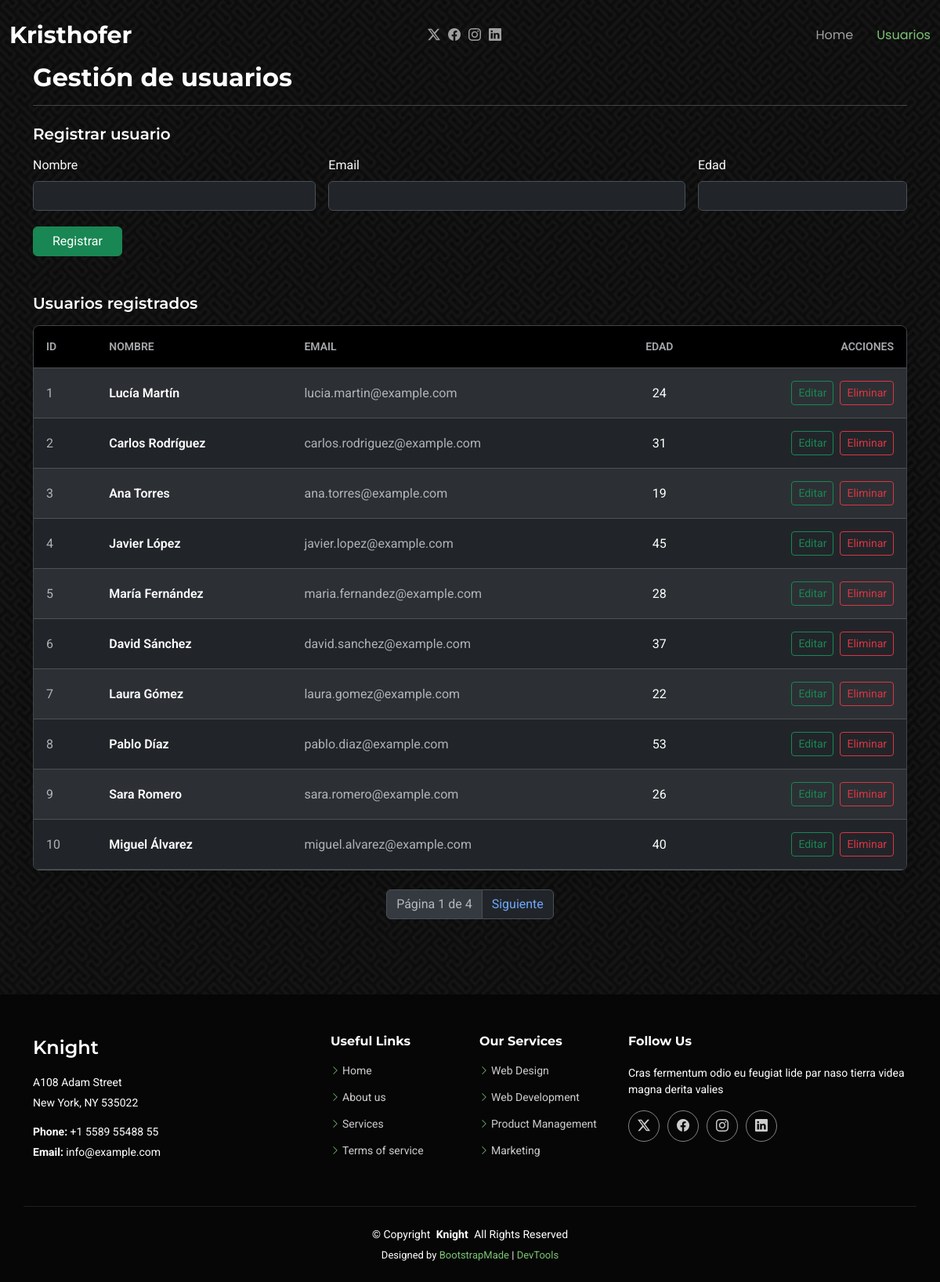
The page /index.php?seccion=usuarios on the database its author committed.
### tables this page shows
CREATE TABLE usuarios(

    id      INT UNSIGNED      NOT NULL AUTO_INCREMENT,
    nombre  VARCHAR(50)       NOT NULL,
    email   VARCHAR(100)      NOT NULL,
    edad    SMALLINT UNSIGNED NULL,

     

    usuario_alta  varchar(255),
    fecha_alta    DATETIME,
    ip_alta       CHAR(15),
    usuario_modi  varchar(255),
    fecha_modi    DATETIME,
    ip_modi       CHAR(15),

    PRIMARY KEY (id),
    UNIQUE KEY uk_usuarios_email (email)
);

### includes/general.php (called while the page is built, shortened)
<?php
spl_autoload_register(function ($class_name) {
    $subdirectorio = '';
    if ($class_name == 'BBDD' or $class_name == 'Query')
        $subdirectorio = 'bbdd/';
});

### includes/usuarios.php (called while the page is built, shortened)
<?php
$usuarios = [];
$editando = null;
$pagina = max(0, (int) ($_GET['pagina'] ?? 0));
try {
    $query = new Query("SELECT COUNT(*) AS total FROM usuarios");
    $totalUsuarios = (int) $query->recover()['total'];
    $totalPaginas = max(1, (int) ceil($totalUsuarios / TOTAL_PAGINAS_LISTADO));
    $pagina = min($pagina, $totalPaginas - 1);
    $offset = $pagina * TOTAL_PAGINAS_LISTADO;
    $query = new Query("SELECT * FROM usuarios ORDER BY id LIMIT " . TOTAL_PAGINAS_LISTADO . " OFFSET " . $offset);
    while ($fila = $query->recover()) {
        $usuarios[] = $fila;
    }
} catch (mysqli_sql_exception $e) {
    error_log($e->getMessage());
    $mensaje = "Error: no se pudo recuperar la lista de usuarios. Por favor, inténtelo de nuevo.";
    $usuarios = [];
} catch (Exception $e) {
    $mensaje = "Error: " . $e->getMessage();
    $usuarios = [];
}
$url = "?seccion=usuarios&pagina={$pagina}";

### includes/bbdd/class.bbdd.php (called while the page is built, shortened)
<?php
    class BBDD {
        private static ?BBDD $instance = null;
        private mysqli $conexion;
        private function __construct() {
            try {
                $this->conexion = new mysqli(DB_HOST, DB_USER, DB_PASS, DB_NAME);
                $this->conexion->set_charset("utf8mb4");
            } catch (mysqli_sql_exception $e) {
                error_log("Error de conexión BBDD: " . $e->getMessage());
                throw new Exception("No se pudo conectar a la base de datos.", 0, $e);
            }
        }
        public static function getInstance(): self {
            if (self::$instance === null) {
                self::$instance = new self();
            }
            return self::$instance;
        }
        public function getConexion(): mysqli {
            return $this->conexion;
        }
    }

### includes/bbdd/class.query.php (called while the page is built, shortened)
<?php
    class Query {
        private mysqli_result|bool|null $result = null;
        public function __construct(string $sql, array $params = []) {
            $this->conexion = BBDD::getInstance()->getConexion();
            if (empty($params)) {
                $this->result = $this->conexion->query($sql);
            } else {
                $stmt = $this->conexion->prepare($sql);
                $stmt->execute($params);
                $this->result = $stmt->get_result();
                $afectadas    = $stmt->affected_rows;
                $stmt->close();
            }
        }
        public function recover(): ?array {
            $registro = $this->result->fetch_assoc();
            if ($registro === null) {
                $this->result = null;
            }
            return $registro;
        }
    }

### vistas/usuarios.php (the view, shortened to what this page needs)
<div class="w-100" data-bs-theme="dark">
    <h2 class="text-white fw-bold fs-2 mb-4 pb-3 border-bottom border-secondary-subtle">Gestión de usuarios</h2>
    <h4 class="text-white fs-5 fw-semibold mb-3"><?= $editando ? 'Editar usuario' : 'Registrar usuario' ?></h4>
    <form action="<?= $url ?>" method="post" class="row g-3 mb-5">
        <div class="col-md-4">
            <label for="nombre" class="form-label text-light">Nombre</label>
            <input type="text" id="nombre" name="nombre" maxlength="50" required class="form-control"
                   value="<?= htmlspecialchars($editando['nombre'] ?? '') ?>">
        </div>
        <div class="col-md-5">
            <label for="email" class="form-label text-light">Email</label>
            <input type="email" id="email" name="email" maxlength="100" required class="form-control"
                   value="<?= htmlspecialchars($editando['email'] ?? '') ?>">
        </div>
        <div class="col-md-3">
            <label for="edad" class="form-label text-light">Edad</label>
            <input type="number" id="edad" name="edad" min="0" max="999" required class="form-control"
                   value="<?= htmlspecialchars($editando['edad'] ?? '') ?>">
        </div>
        <div class="col-12 d-flex gap-2 pt-1">
            <button type="submit" class="btn btn-success px-4"><?= $editando ? 'Guardar cambios' : 'Registrar' ?></button>
        </div>
    </form>
    <h4 class="text-white fs-5 fw-semibold mb-3">Usuarios registrados</h4>
    <?php if (empty($usuarios)): ?>
        <p class="text-body-secondary fst-italic mb-0">No hay usuarios registrados.</p>
    <?php else: ?>
        <div class="table-responsive rounded-3 border border-secondary-subtle shadow">
            <table class="table table-dark table-striped table-hover align-middle mb-0">
                <thead>
                    <tr>
                        <th class="bg-black text-body-secondary text-uppercase small fw-semibold py-3 px-3">ID</th>
                        <th class="bg-black text-body-secondary text-uppercase small fw-semibold py-3 px-3">Nombre</th>
                        <th class="bg-black text-body-secondary text-uppercase small fw-semibold py-3 px-3">Email</th>
                        <th class="bg-black text-body-secondary text-uppercase small fw-semibold py-3 px-3 text-center">Edad</th>
                        <th class="bg-black text-body-secondary text-uppercase small fw-semibold py-3 px-3 text-end">Acciones</th>
                    </tr>
                </thead>
                <tbody>
                <?php foreach ($usuarios as $u): ?>
                    <tr>
                        <td class="px-3 py-3 text-body-secondary"><?= (int) $u['id'] ?></td>
                        <td class="px-3 py-3 fw-semibold"><?= htmlspecialchars($u['nombre']) ?></td>
                        <td class="px-3 py-3 text-body-secondary"><?= htmlspecialchars($u['email']) ?></td>
                        <td class="px-3 py-3 text-center"><?= htmlspecialchars($u['edad'] ?? '') ?></td>
                        <td class="px-3 py-3 text-end text-nowrap">
                            <div class="d-inline-flex gap-2">
                            <a href="<?= $url ?>&editar=<?= (int) $u['id'] ?>" class="btn btn-sm btn-outline-success">Editar</a>
                            <form action="<?= $url ?>" method="post" class="d-inline"
                                  onsubmit="return confirm('¿Eliminar este usuario?');">
                                <button type="submit" class="btn btn-sm btn-outline-danger">Eliminar</button>
                            </form>
                            </div>
                        </td>
                    </tr>
                <?php endforeach; ?>
                </tbody>
            </table>
        </div>
    <?php endif; ?>
    <?php if ($totalPaginas > 1): ?>
        <nav aria-label="Paginación de usuarios" class="mt-4">
            <ul class="pagination justify-content-center">
                <li class="page-item disabled">
                    <span class="page-link">Página <?= $pagina + 1 ?> de <?= $totalPaginas ?></span>
                </li>
                <?php if ($pagina < $totalPaginas - 1): ?>
                    <li class="page-item">
                        <a class="page-link" href="?seccion=usuarios&pagina=<?= $pagina + 1 ?>">Siguiente</a>
                    </li>
                <?php endif; ?>
            </ul>
        </nav>
    <?php endif; ?>
</div>

### index.php (shortened to what this page needs)
<?php
    require_once "includes/general.php";
    echo Template::header('Kristhofer');
    switch($_GET['seccion'] ?? '')
    {
        case 'usuarios':
            require "includes/usuarios.php";
            require "vistas/usuarios.php";
        break;
    }
    echo Template::footer();
?>

### includes/class.template.php (shortened to what this page needs)
<?php
class Template{
    static function header($titulo,$descripcion='')
    {
        return <<<HTML
            <!DOCTYPE html>
            <html lang="en">
            <head>
                <meta charset="utf-8">
                <meta content="width=device-width, initial-scale=1.0" name="viewport">
                <title>{$titulo}</title>
                <meta name="description" content="{$descripcion}">
                <meta name="keywords" content="">
                <link href="assets/img/favicon.png" rel="icon">
                <link href="assets/img/apple-touch-icon.png" rel="apple-touch-icon">
                <link href="https://fonts.googleapis.com" rel="preconnect">
                <link href="https://fonts.gstatic.com" rel="preconnect" crossorigin>
                <link href="https://fonts.googleapis.com/css2?family=Roboto:ital,wght@0,100;0,300;0,400;0,500;0,700;0,900;1,100;1,300;1,400;1,500;1,700;1,900&family=Montserrat:ital,wght@0,100;0,200;0,300;0,400;0,500;0,600;0,700;0,800;0,900;1,100;1,200;1,300;1,400;1,500;1,600;1,700;1,800;1,900&family=Poppins:ital,wght@0,100;0,200;0,300;0,400;0,500;0,600;0,700;0,800;0,900;1,100;1,200;1,300;1,400;1,500;1,600;1,700;1,800;1,900&display=swap" rel="stylesheet" >
                <link href="assets/vendor/bootstrap/css/bootstrap.min.css" rel="stylesheet">
                <link href="assets/vendor/bootstrap-icons/bootstrap-icons.css" rel="stylesheet">
                <link href="assets/vendor/aos/aos.css" rel="stylesheet">
                <link href="assets/vendor/swiper/swiper-bundle.min.css" rel="stylesheet">
                <link href="assets/vendor/glightbox/css/glightbox.min.css" rel="stylesheet">
                <link href="assets/css/main.css" rel="stylesheet">
            </head>
            <body class="index-page">
        HTML. self::navegacion($_GET['seccion'] ?? '')."
        <section class=\"hero\">
            <div class=\"container\">
        "
        ;
    }
    static function navegacion($seccion = '')
    {
        $activoHome     = $seccion === ''         ? 'active' : '';
        $activoUsuarios = $seccion === 'usuarios' ? 'active' : '';
        return <<<HTML
            <header id="header" class="header d-flex align-items-center fixed-top">
                <div class="container-fluid position-relative d-flex align-items-center justify-content-between">
                  <a href="index.php" class="logo d-flex align-items-center me-auto me-xl-0">
                    <h1 class="sitename">Kristhofer</h1>
                  </a>
                  <nav id="navmenu" class="navmenu">
                    <ul>
                      <li><a href="index.php" class="{$activoHome}">Home</a></li>
                      <li><a href="index.php?seccion=usuarios" class="{$activoUsuarios}">Usuarios</a></li>
                    </ul>
                    <i class="mobile-nav-toggle d-xl-none bi bi-list"></i>
                  </nav>
                  <div class="header-social-links">
                    <a href="#" class="twitter"><i class="bi bi-twitter-x"></i></a>
                    <a href="#" class="facebook"><i class="bi bi-facebook"></i></a>
                    <a href="#" class="instagram"><i class="bi bi-instagram"></i></a>
                    <a href="#" class="linkedin"><i class="bi bi-linkedin"></i></a>
                  </div>
                </div>
            </header>
        HTML;
    }
    static function footer()
    {
        return <<<HTML
                </section>
                <footer id="footer" class="footer dark-background">
                    <div class="container footer-top">
                      <div class="row gy-4">
                        <div class="col-lg-4 col-md-6 footer-about">
                          <a href="index.php" class="d-flex align-items-center">
                            <span class="sitename">Knight</span>
                          </a>
                          <div class="footer-contact pt-3">
                            <p>A108 Adam Street</p>
                            <p>New York, NY 535022</p>
                            <p class="mt-3"><strong>Phone:</strong> <span>+1 5589 55488 55</span></p>
                            <p><strong>Email:</strong> <span>info@example.com</span></p>
                          </div>
                        </div>
                        <div class="col-lg-2 col-md-3 footer-links">
                          <h4>Useful Links</h4>
                          <ul>
                            <li><i class="bi bi-chevron-right"></i> <a href="#">Home</a></li>
                            <li><i class="bi bi-chevron-right"></i> <a href="#">About us</a></li>
                            <li><i class="bi bi-chevron-right"></i> <a href="#">Services</a></li>
                            <li><i class="bi bi-chevron-right"></i> <a href="#">Terms of service</a></li>
                          </ul>
                        </div>
                        <div class="col-lg-2 col-md-3 footer-links">
                          <h4>Our Services</h4>
                          <ul>
                            <li><i class="bi bi-chevron-right"></i> <a href="#">Web Design</a></li>
                            <li><i class="bi bi-chevron-right"></i> <a href="#">Web Development</a></li>
                            <li><i class="bi bi-chevron-right"></i> <a href="#">Product Management</a></li>
                            <li><i class="bi bi-chevron-right"></i> <a href="#">Marketing</a></li>
                          </ul>
                        </div>
                        <div class="col-lg-4 col-md-12">
                          <h4>Follow Us</h4>
                          <p>Cras fermentum odio eu feugiat lide par naso tierra videa magna derita valies</p>
                          <div class="social-links d-flex">
                            <a href=""><i class="bi bi-twitter-x"></i></a>
                            <a href=""><i class="bi bi-facebook"></i></a>
                            <a href=""><i class="bi bi-instagram"></i></a>
                            <a href=""><i class="bi bi-linkedin"></i></a>
                          </div>
                        </div>
                      </div>
                    </div>
                    <div class="container copyright text-center mt-4">
                      <p>© <span>Copyright</span> <strong class="px-1 sitename">Knight</strong> <span>All Rights Reserved</span></p>
                      <div class="credits">
                        Designed by <a href="https://bootstrapmade.com/">BootstrapMade</a> | <a href="https://bootstrapmade.com/tools/">DevTools</a>
                      </div>
                    </div>
                  </footer>
                </body>
                </html>
        HTML;
    }
}

### rows shown on the page
usuarios: id "1", nombre "Lucía Martín", email "lucia.martin@example.com", edad "24"
usuarios: id "2", nombre "Carlos Rodríguez", email "carlos.rodriguez@example.com", edad "31"
usuarios: id "3", nombre "Ana Torres", email "ana.torres@example.com", edad "19"
usuarios: id "4", nombre "Javier López", email "javier.lopez@example.com", edad "45"
usuarios: id "5", nombre "María Fernández", email "maria.fernandez@example.com", edad "28"
usuarios: id "6", nombre "David Sánchez", email "david.sanchez@example.com", edad "37"
usuarios: id "7", nombre "Laura Gómez", email "laura.gomez@example.com", edad "22"
usuarios: id "8", nombre "Pablo Díaz", email "pablo.diaz@example.com", edad "53"
usuarios: id "9", nombre "Sara Romero", email "sara.romero@example.com", edad "26"
usuarios: id "10", nombre "Miguel Álvarez", email "miguel.alvarez@example.com", edad "40"

### other values the page prints
$pagina + 1 "1"
$totalPaginas "4"
